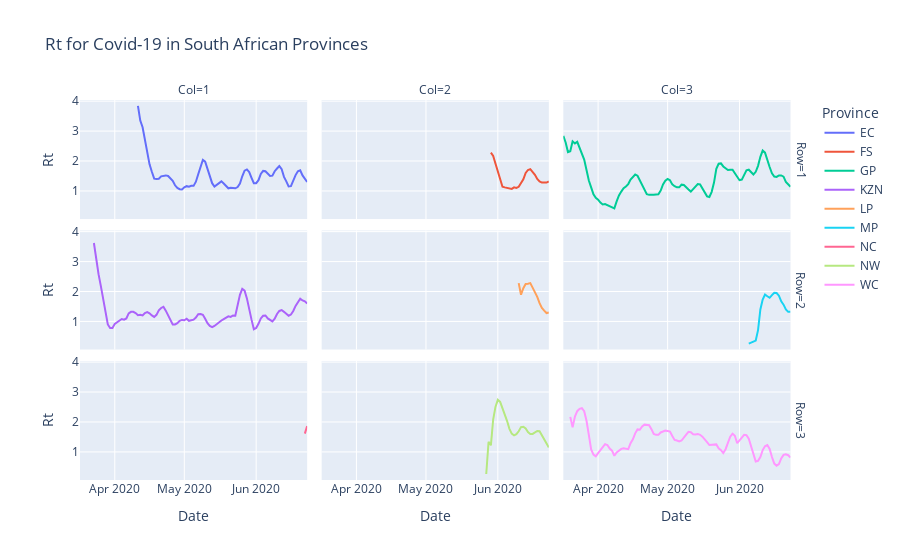

Source (notebook cell):
### Code cell
fig4 = px.line(states_grid, x='Date', y='Rt', color='Province', facet_row='Row', facet_col='Col',
             title='Rt for Covid-19 in South African Provinces')
fig4.update_traces(hovertemplate=None)
fig4.update_layout(hovermode="x")
fig4.show()
